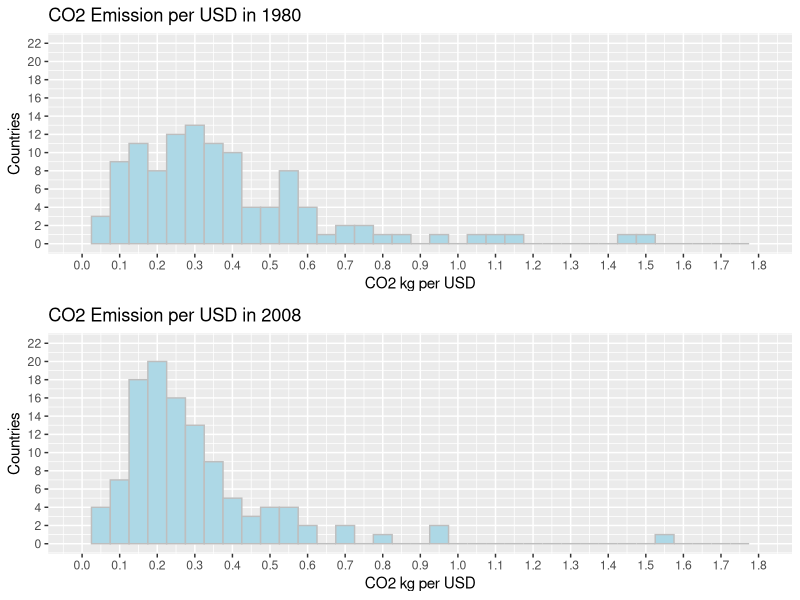
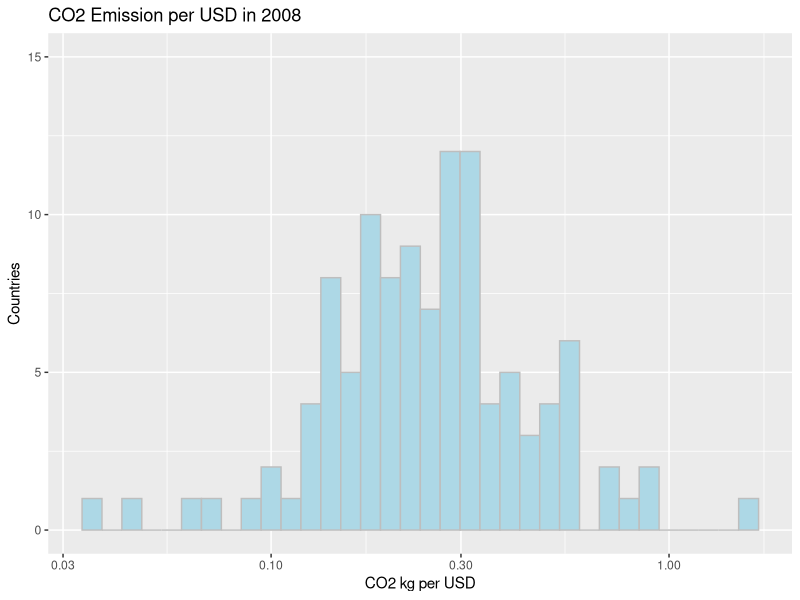
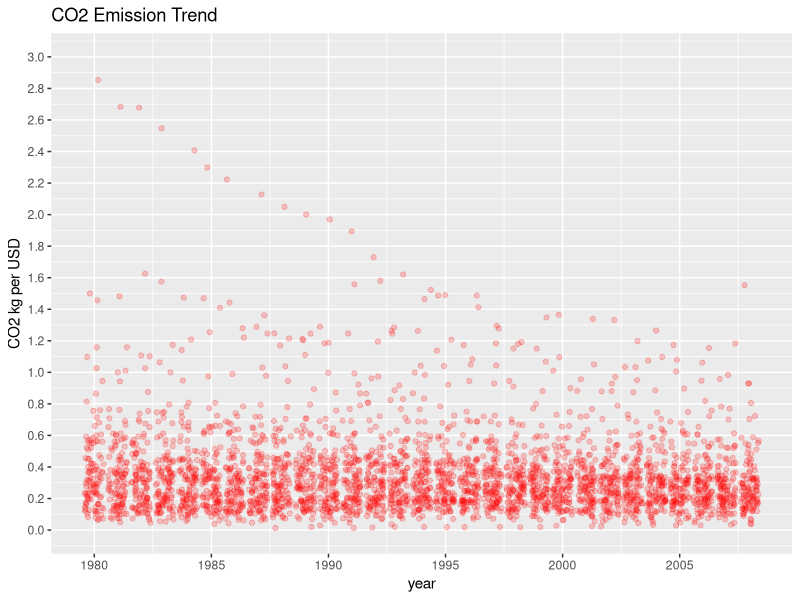
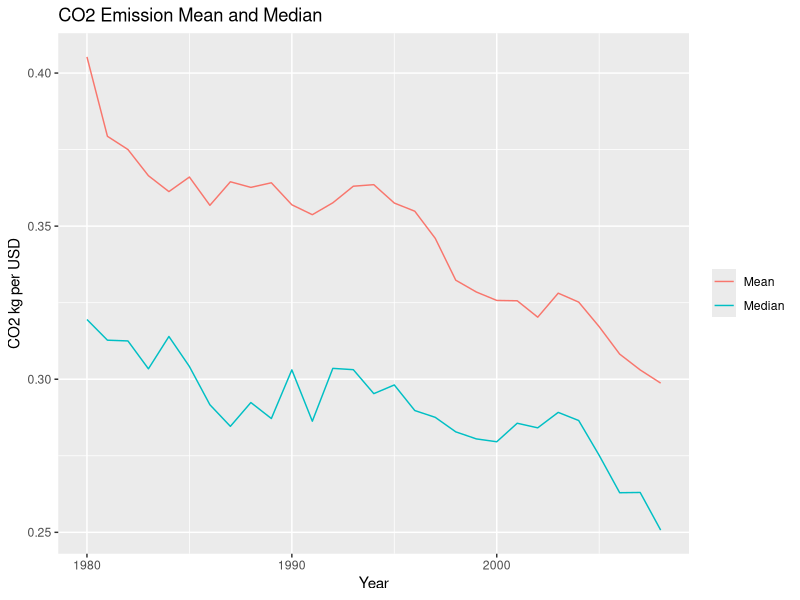
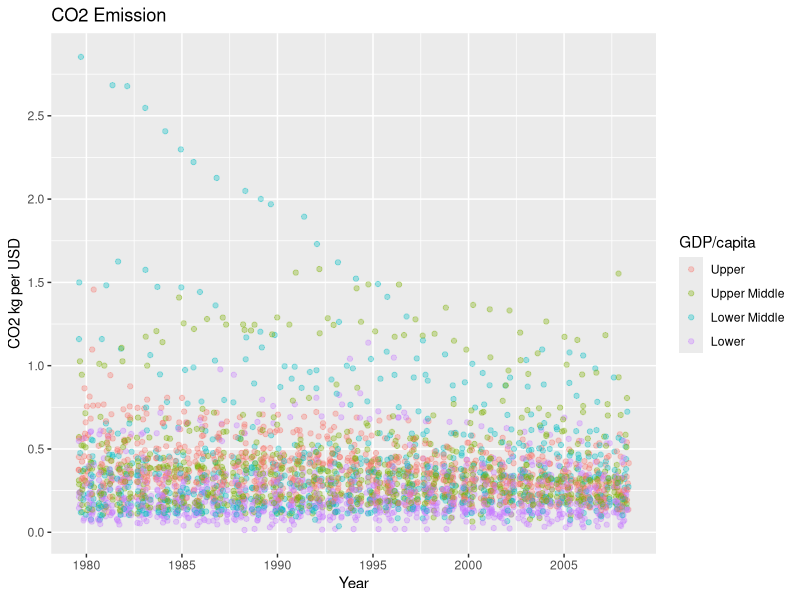
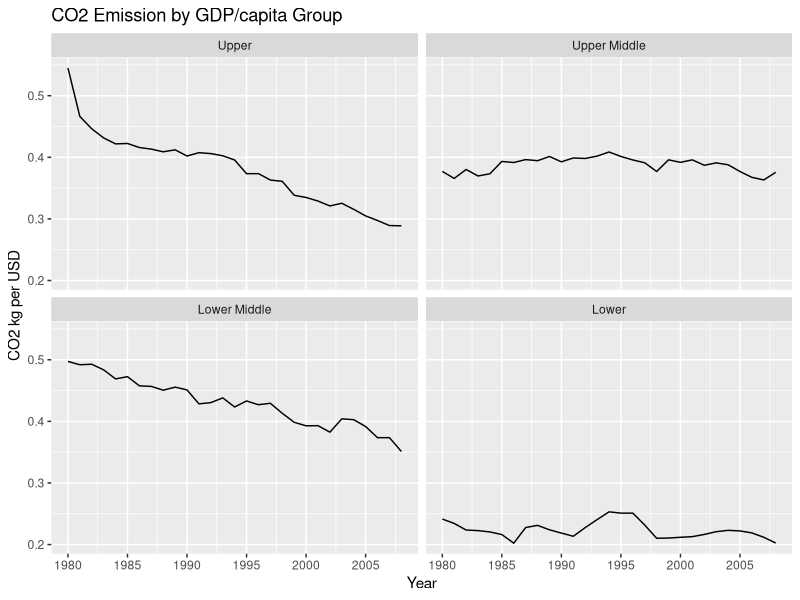

Recreate these plots in R, in order.
## ---- chunk 1
knitr::opts_chunk$set(echo = TRUE)
## ---- chunk 2
library(ggplot2)
library(tidyr)
library(dplyr)
library(gridExtra)
library(reshape2)
## ---- chunk 3
co2_per_usd <- read.csv('../Data/co2 kg per USD.csv')
co2_per_usd <- co2_per_usd[, -c(2:21, 51:53)]
co2_per_usd <- drop_na(co2_per_usd)
colnames(co2_per_usd)[1] <- 'country'
## ---- chunk 4
gdp_capita <- read.csv('../Data/GDPpercapitaconstant2000US.csv')
gdp_capita <- gdp_capita[, c(1, 53)]
gdp_capita <- drop_na(gdp_capita)
colnames(gdp_capita)[1] <- 'country'
## ---- chunk 5

gdp_capita$income_class <- ifelse(gdp_capita$X2011 > 12000, "1_upper",
                                  "2_upper_middle")
gdp_capita$income_class <- ifelse(gdp_capita$X2011 < 3000, "3_lower_middle",
                               gdp_capita$income_class)
gdp_capita$income_class <- ifelse(gdp_capita$X2011 < 1000, "4_lower",
                               gdp_capita$income_class)
gdp_capita <- gdp_capita[-2]

co2_per_usd <- merge(x = co2_per_usd, y = gdp_capita, by = 'country')
## ---- chunk 6
co2_per_usd_1980 <- ggplot(co2_per_usd, aes(X1980)) +
  geom_histogram(binwidth = 1/20, color = 'gray', fill = 'lightblue') +
  labs(title = "CO2 Emission per USD in 1980", x = "CO2 kg per USD", y = "Countries") +
  scale_x_continuous(limits = c(0, 1.8), breaks = seq(0, 1.8, 0.1)) +
  scale_y_continuous(limits = c(0, 22), breaks = seq(0, 22, 2))

co2_per_usd_2008 <- ggplot(co2_per_usd, aes(X2008)) +
  geom_histogram(binwidth = 1/20, color = 'gray', fill = 'lightblue') +
  labs(title = "CO2 Emission per USD in 2008", x = "CO2 kg per USD", y = "Countries") +
  scale_x_continuous(limits = c(0, 1.8), breaks = seq(0, 1.8, 0.1)) +
  scale_y_continuous(limits = c(0, 22), breaks = seq(0, 22, 2))

grid.arrange(co2_per_usd_1980, co2_per_usd_2008, ncol = 1)
## ---- chunk 7
co2_per_usd_2008 + scale_x_log10() +
  scale_y_continuous(limits = c(0, 15), breaks = seq(0, 15, 5))
## ---- chunk 8
summary_1980 <- summary(co2_per_usd$X1980)
summary_2008 <- summary(co2_per_usd$X2008)

cat("\tMin\t   1st Qu.   Median    Mean\t3rd Qu.\t  Max\n", "1980: ",
    summary_1980, "\n\n", "2008: ", summary_2008)
## ---- chunk 9
# transition year variables to values
co2_per_usd_melt <- co2_per_usd
colnames(co2_per_usd_melt) <- c('country', 1980:2008, 'income_class')
co2_per_usd_melt <- melt(co2_per_usd_melt, 
                         id.vars = c('country', 'income_class'),
                         variable.name = 'year', 
                         value.name = 'co2')
# show it in a proper year format
co2_per_usd_melt$year <- as.numeric(co2_per_usd_melt$year) + 1979

co2_per_usd_scatter <- ggplot(co2_per_usd_melt, aes(year, co2)) +
  geom_point(color = 'red', alpha = 1/5, position = position_jitter()) +
  labs(title = "CO2 Emission Trend", y ="CO2 kg per USD")

co2_per_usd_scatter + scale_x_continuous(breaks = seq(1980, 2008, 5)) +
  scale_y_continuous(limits = c(0, 3), breaks = seq(0, 3, 0.2))
## ---- chunk 10
countries_over_1.0_1980 <- co2_per_usd[co2_per_usd$X1980 >= 1.0, 1]
countries_over_1.0_1995 <- co2_per_usd[co2_per_usd$X1995 >= 1.0, 1]
countries_over_1.0_2008 <- co2_per_usd[co2_per_usd$X2008 >= 1.0, 1]

cat(" [Countries over 1.0 CO2 kg per USD in 1980]\n", 
    as.character(countries_over_1.0_1980), "\n\n",
    "[Countries over 1.0 CO2 kg per USD in 1995]\n",
    as.character(countries_over_1.0_1995), "\n\n",
    "[Countries over 1.0 CO2 kg per USD in 2008]\n",
    as.character(countries_over_1.0_2008), "\n\n")
## ---- chunk 11
# how much reduced in 1980~2008
co2_per_usd$reduction_rate <- with(co2_per_usd, (X2008-X1980)/X1980)

# median, top and bottom 10
median_reduction_rate <- median(co2_per_usd$reduction_rate)
most_reduction_countries <- head(arrange(co2_per_usd, reduction_rate), n = 10)
most_reduction_countries <- most_reduction_countries[, c("country", 
                                                         "reduction_rate")]
least_reduction_countries <- head(arrange(co2_per_usd, desc(reduction_rate)), n = 10)
least_reduction_countries <- least_reduction_countries[, c("country",
                                                           "reduction_rate")]

cat("Median reduction rate: ", median_reduction_rate)
## ---- chunk 12
print(most_reduction_countries)
## ---- chunk 13
print(least_reduction_countries)
## ---- chunk 14
co2_per_usd_year <- co2_per_usd_melt %>%
  group_by(year) %>%
  summarise(co2_mean = mean(co2), co2_median = median(co2)) %>%
  arrange(year)

co2_per_usd_line <- ggplot(co2_per_usd_year) +
  geom_line(aes(x = year, y = co2_mean, color = 'blue')) +
  geom_line(aes(x = year, y = co2_median, color = 'green')) +
  labs(title = "CO2 Emission Mean and Median", x = "Year", y = "CO2 kg per USD")

co2_per_usd_line + scale_color_discrete(name = NULL, labels = c("Mean", "Median"))
## ---- chunk 15
corr_co2_time_mean <- with(co2_per_usd_year, cor.test(year, co2_mean))
cat("Correlation Between CO2 and Time: ", corr_co2_time_mean$estimate)
## ---- chunk 16
co2_per_usd_gdp_capita_scatter <- ggplot(co2_per_usd_melt, aes(year, co2)) +
  geom_point(aes(color = income_class), alpha = 1/3, 
             position = position_jitter()) +
  labs(title = "CO2 Emission", x = "Year", y ="CO2 kg per USD")

co2_per_usd_gdp_capita_scatter + scale_x_continuous(breaks = seq(1980, 2008, 5)) +
  scale_y_continuous(breaks = seq(0, 3, 0.5)) +
  scale_color_discrete(name = "GDP/capita", 
                       labels = c("Upper", "Upper Middle", "Lower Middle", "Lower"))
## ---- chunk 17
co2_per_usd_gdp_capita_facet <- co2_per_usd_melt %>%
  group_by(year, income_class) %>%
  summarise(co2_mean = mean(co2)) %>%
  arrange(year)

co2_per_usd_gdp_capita_facet_line <- ggplot(co2_per_usd_gdp_capita_facet) +
  geom_line(aes(x = year, y = co2_mean)) +
  facet_wrap(~income_class, labeller = as_labeller(c("1_upper" = "Upper",
                                            "2_upper_middle" = "Upper Middle",
                                            "3_lower_middle" = "Lower Middle",
                                            "4_lower" = "Lower"))) +
  labs(title = "CO2 Emission by GDP/capita Group", x = "Year", y = "CO2 kg per USD")

co2_per_usd_gdp_capita_facet_line + scale_x_continuous(breaks = seq(1980, 2008, 5))
